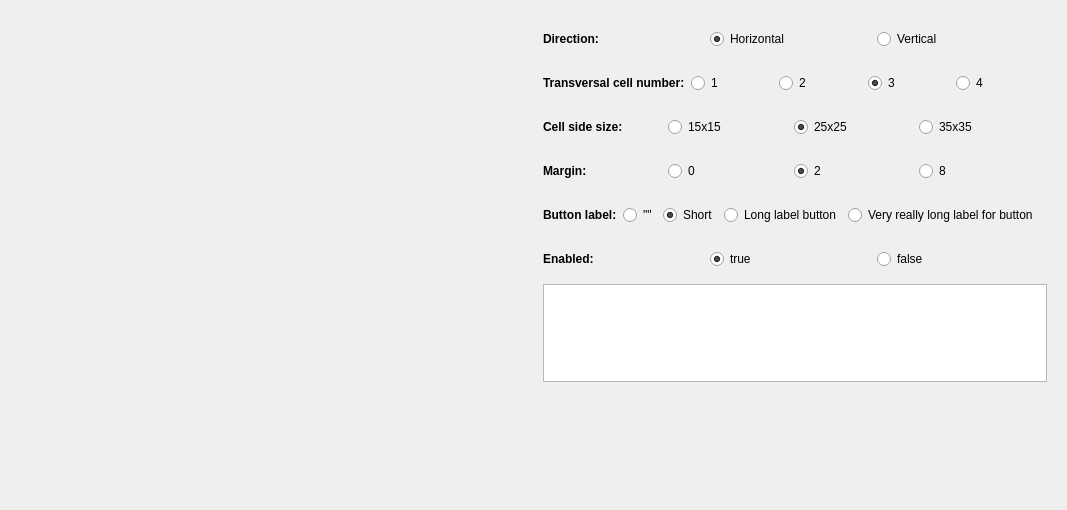
<?xml version="1.0" encoding="UTF-8"?>
<ui version="4.0">
 <class>Test_QTopMenuGrid</class>
 <widget class="QWidget" name="Test_QTopMenuGrid">
  <property name="geometry">
   <rect>
    <x>0</x>
    <y>0</y>
    <width>1067</width>
    <height>510</height>
   </rect>
  </property>
  <layout class="QGridLayout" name="gridLayout">
   <item row="0" column="0" rowspan="19">
    <widget class="QWidget" name="Content" native="true">
     <property name="sizePolicy">
      <sizepolicy hsizetype="Expanding" vsizetype="Preferred">
       <horstretch>0</horstretch>
       <verstretch>0</verstretch>
      </sizepolicy>
     </property>
     <property name="minimumSize">
      <size>
       <width>300</width>
       <height>300</height>
      </size>
     </property>
    </widget>
   </item>
   <item row="0" column="1">
    <widget class="QWidget" name="widget_3" native="true">
     <property name="sizePolicy">
      <sizepolicy hsizetype="Preferred" vsizetype="Expanding">
       <horstretch>0</horstretch>
       <verstretch>0</verstretch>
      </sizepolicy>
     </property>
     <layout class="QVBoxLayout" name="verticalLayout">
      <item>
       <widget class="QWidget" name="widget" native="true">
        <layout class="QGridLayout" name="gridLayout_2">
         <property name="leftMargin">
          <number>0</number>
         </property>
         <item row="0" column="1">
          <widget class="QRadioButton" name="Horizontal">
           <property name="text">
            <string>Horizontal</string>
           </property>
           <property name="checked">
            <bool>true</bool>
           </property>
          </widget>
         </item>
         <item row="0" column="2">
          <widget class="QRadioButton" name="Vertical">
           <property name="text">
            <string>Vertical</string>
           </property>
          </widget>
         </item>
         <item row="0" column="0">
          <widget class="QLabel" name="label">
           <property name="sizePolicy">
            <sizepolicy hsizetype="Preferred" vsizetype="Fixed">
             <horstretch>0</horstretch>
             <verstretch>0</verstretch>
            </sizepolicy>
           </property>
           <property name="font">
            <font>
             <weight>75</weight>
             <bold>true</bold>
            </font>
           </property>
           <property name="text">
            <string>Direction:</string>
           </property>
          </widget>
         </item>
        </layout>
       </widget>
      </item>
      <item>
       <widget class="QWidget" name="widget_4" native="true">
        <property name="font">
         <font>
          <weight>50</weight>
          <bold>false</bold>
         </font>
        </property>
        <layout class="QHBoxLayout" name="horizontalLayout">
         <property name="leftMargin">
          <number>0</number>
         </property>
         <item>
          <widget class="QLabel" name="label_3">
           <property name="font">
            <font>
             <weight>75</weight>
             <bold>true</bold>
            </font>
           </property>
           <property name="text">
            <string>Transversal cell number:</string>
           </property>
          </widget>
         </item>
         <item>
          <widget class="QRadioButton" name="transversalCellNum1">
           <property name="font">
            <font>
             <weight>50</weight>
             <bold>false</bold>
            </font>
           </property>
           <property name="text">
            <string>1</string>
           </property>
          </widget>
         </item>
         <item>
          <widget class="QRadioButton" name="transversalCellNum2">
           <property name="font">
            <font>
             <weight>50</weight>
             <bold>false</bold>
            </font>
           </property>
           <property name="text">
            <string>2</string>
           </property>
          </widget>
         </item>
         <item>
          <widget class="QRadioButton" name="transversalCellNum3">
           <property name="font">
            <font>
             <weight>50</weight>
             <bold>false</bold>
            </font>
           </property>
           <property name="text">
            <string>3</string>
           </property>
           <property name="checked">
            <bool>true</bool>
           </property>
          </widget>
         </item>
         <item>
          <widget class="QRadioButton" name="transversalCellNum4">
           <property name="font">
            <font>
             <weight>50</weight>
             <bold>false</bold>
            </font>
           </property>
           <property name="text">
            <string>4</string>
           </property>
          </widget>
         </item>
        </layout>
       </widget>
      </item>
      <item>
       <widget class="QWidget" name="widget_5" native="true">
        <layout class="QGridLayout" name="gridLayout_6">
         <property name="leftMargin">
          <number>0</number>
         </property>
         <item row="0" column="1">
          <widget class="QRadioButton" name="cellSide15">
           <property name="text">
            <string>15x15</string>
           </property>
          </widget>
         </item>
         <item row="0" column="3">
          <widget class="QRadioButton" name="cellSide35">
           <property name="text">
            <string>35x35</string>
           </property>
          </widget>
         </item>
         <item row="0" column="2">
          <widget class="QRadioButton" name="cellSide25">
           <property name="text">
            <string>25x25</string>
           </property>
           <property name="checked">
            <bool>true</bool>
           </property>
          </widget>
         </item>
         <item row="0" column="0">
          <widget class="QLabel" name="label_5">
           <property name="font">
            <font>
             <weight>75</weight>
             <bold>true</bold>
            </font>
           </property>
           <property name="text">
            <string>Cell side size:</string>
           </property>
          </widget>
         </item>
        </layout>
       </widget>
      </item>
      <item>
       <widget class="QWidget" name="widget_6" native="true">
        <layout class="QGridLayout" name="gridLayout_7">
         <property name="leftMargin">
          <number>0</number>
         </property>
         <item row="1" column="0">
          <widget class="QLabel" name="label_6">
           <property name="font">
            <font>
             <weight>75</weight>
             <bold>true</bold>
            </font>
           </property>
           <property name="text">
            <string>Margin:</string>
           </property>
          </widget>
         </item>
         <item row="1" column="1">
          <widget class="QRadioButton" name="margin0">
           <property name="text">
            <string>0</string>
           </property>
          </widget>
         </item>
         <item row="1" column="2">
          <widget class="QRadioButton" name="margin2">
           <property name="text">
            <string>2</string>
           </property>
           <property name="checked">
            <bool>true</bool>
           </property>
          </widget>
         </item>
         <item row="1" column="3">
          <widget class="QRadioButton" name="margin8">
           <property name="text">
            <string>8</string>
           </property>
          </widget>
         </item>
        </layout>
       </widget>
      </item>
      <item>
       <widget class="QWidget" name="widget_7" native="true">
        <layout class="QGridLayout" name="gridLayout_8">
         <property name="leftMargin">
          <number>0</number>
         </property>
         <item row="0" column="2">
          <widget class="QRadioButton" name="buttonLabelShort">
           <property name="text">
            <string>Short</string>
           </property>
           <property name="checked">
            <bool>true</bool>
           </property>
          </widget>
         </item>
         <item row="0" column="3">
          <widget class="QRadioButton" name="buttonLabelLong">
           <property name="text">
            <string>Long label button</string>
           </property>
          </widget>
         </item>
         <item row="0" column="1">
          <widget class="QRadioButton" name="buttonLabelEmpty">
           <property name="text">
            <string>&quot;&quot;</string>
           </property>
          </widget>
         </item>
         <item row="0" column="4">
          <widget class="QRadioButton" name="buttonLabelVeryLong">
           <property name="text">
            <string>Very really long label for button</string>
           </property>
          </widget>
         </item>
         <item row="0" column="0">
          <widget class="QLabel" name="label_7">
           <property name="font">
            <font>
             <weight>75</weight>
             <bold>true</bold>
            </font>
           </property>
           <property name="text">
            <string>Button label:</string>
           </property>
          </widget>
         </item>
        </layout>
       </widget>
      </item>
      <item>
       <widget class="QWidget" name="widget_8" native="true">
        <layout class="QGridLayout" name="gridLayout_9">
         <property name="leftMargin">
          <number>0</number>
         </property>
         <item row="1" column="1">
          <widget class="QRadioButton" name="enabledTrue">
           <property name="text">
            <string>true</string>
           </property>
           <property name="checked">
            <bool>true</bool>
           </property>
          </widget>
         </item>
         <item row="1" column="2">
          <widget class="QRadioButton" name="enabledFalse">
           <property name="text">
            <string>false</string>
           </property>
          </widget>
         </item>
         <item row="1" column="0">
          <widget class="QLabel" name="label_8">
           <property name="font">
            <font>
             <weight>75</weight>
             <bold>true</bold>
            </font>
           </property>
           <property name="text">
            <string>Enabled:</string>
           </property>
          </widget>
         </item>
        </layout>
       </widget>
      </item>
      <item>
       <widget class="QTextEdit" name="textEdit">
        <property name="readOnly">
         <bool>true</bool>
        </property>
        <property name="html">
         <string>&lt;!DOCTYPE HTML PUBLIC &quot;-//W3C//DTD HTML 4.0//EN&quot; &quot;http://www.w3.org/TR/REC-html40/strict.dtd&quot;&gt;
&lt;html&gt;&lt;head&gt;&lt;meta name=&quot;qrichtext&quot; content=&quot;1&quot; /&gt;&lt;style type=&quot;text/css&quot;&gt;
p, li { white-space: pre-wrap; }
&lt;/style&gt;&lt;/head&gt;&lt;body style=&quot; font-family:'Noto Sans'; font-size:10pt; font-weight:400; font-style:normal;&quot;&gt;
&lt;p style=&quot;-qt-paragraph-type:empty; margin-top:0px; margin-bottom:0px; margin-left:0px; margin-right:0px; -qt-block-indent:0; text-indent:0px;&quot;&gt;&lt;br /&gt;&lt;/p&gt;&lt;/body&gt;&lt;/html&gt;</string>
        </property>
       </widget>
      </item>
     </layout>
    </widget>
   </item>
  </layout>
 </widget>
 <tabstops>
  <tabstop>Horizontal</tabstop>
  <tabstop>Vertical</tabstop>
  <tabstop>cellSide15</tabstop>
  <tabstop>cellSide25</tabstop>
  <tabstop>cellSide35</tabstop>
  <tabstop>margin0</tabstop>
  <tabstop>margin2</tabstop>
  <tabstop>margin8</tabstop>
  <tabstop>buttonLabelEmpty</tabstop>
  <tabstop>buttonLabelShort</tabstop>
  <tabstop>buttonLabelLong</tabstop>
  <tabstop>buttonLabelVeryLong</tabstop>
  <tabstop>enabledTrue</tabstop>
  <tabstop>enabledFalse</tabstop>
 </tabstops>
 <resources/>
 <connections/>
</ui>
